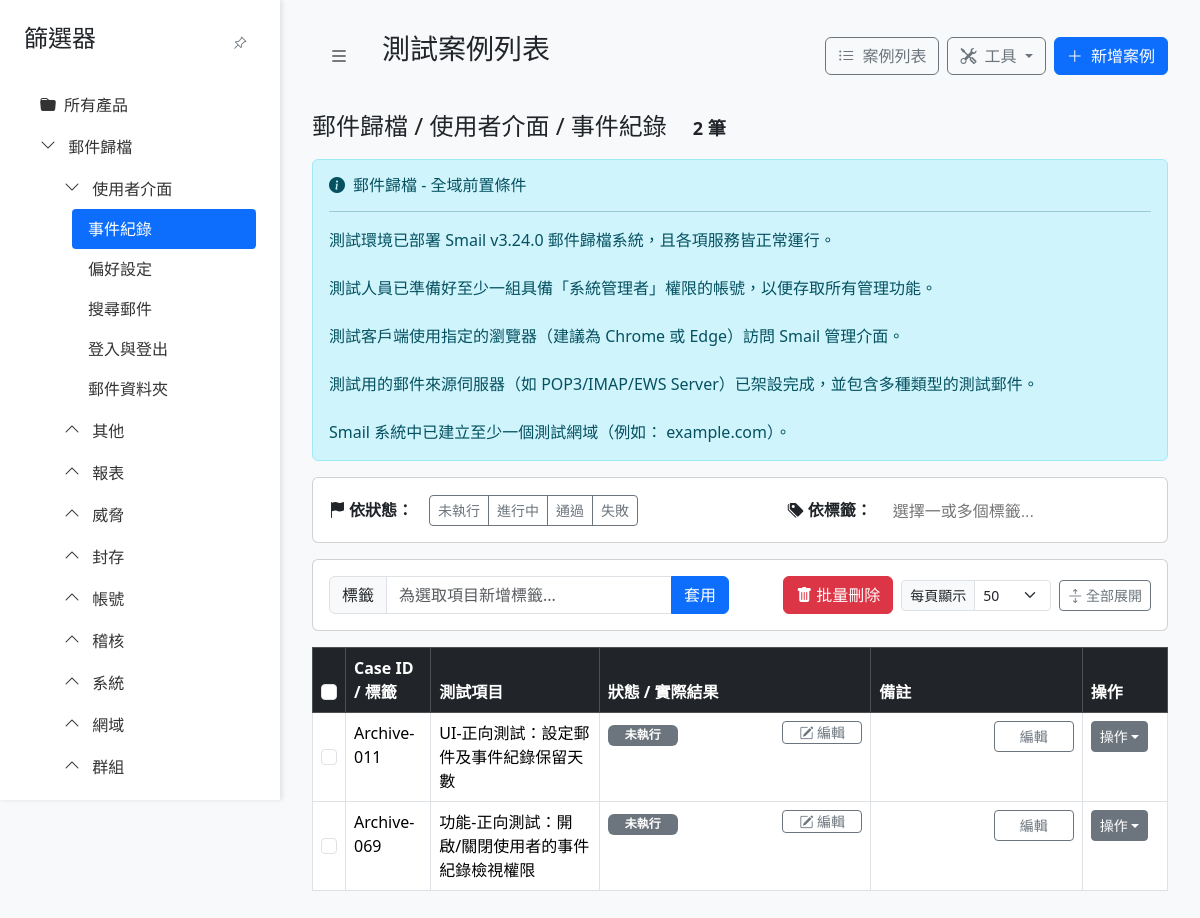
Before: /?product=郵件歸檔&main_category=使用者介面&sub_category=事件紀錄 with the older database file.
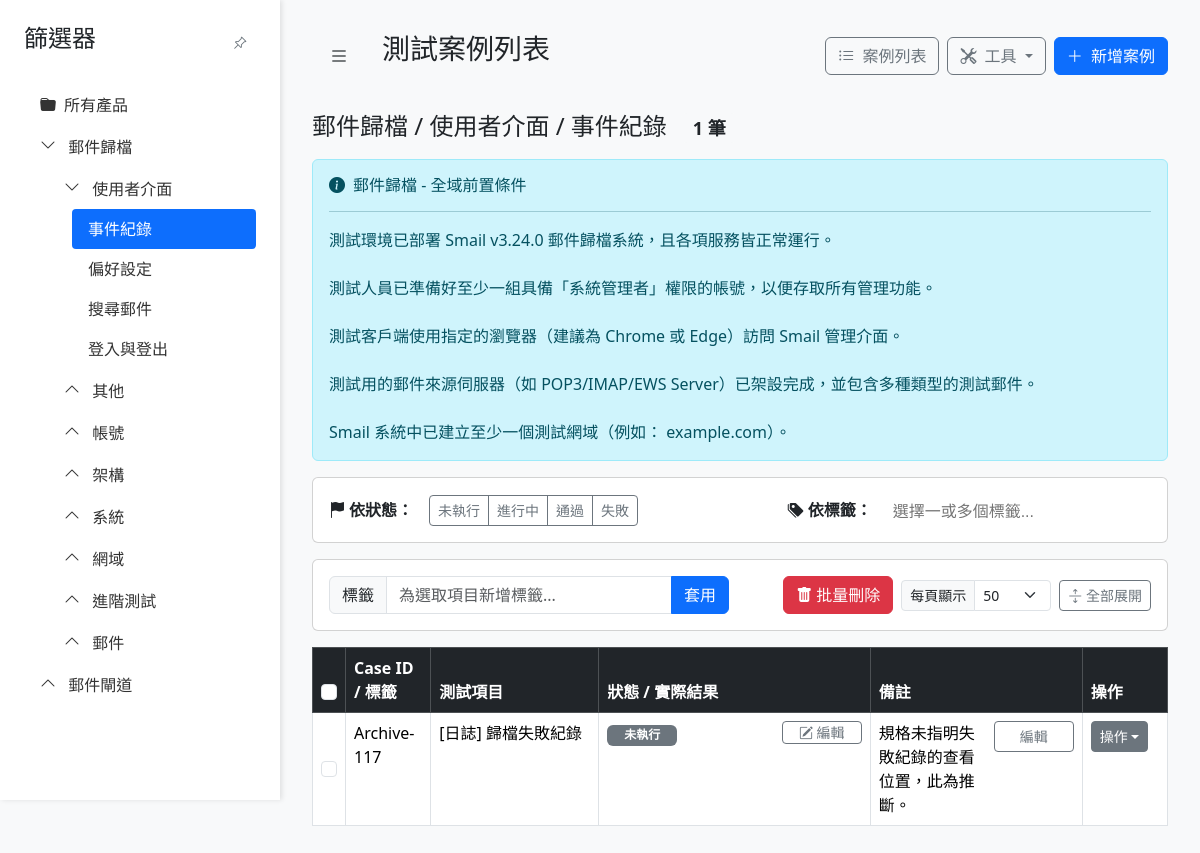
After: the same page with the newer database file.
### models.py (models this page shows)
class TestCase(db.Model):
    id = db.Column(db.Integer, primary_key=True)
    product_type = db.Column(db.String(50), nullable=False, default='未分類產品')
    category = db.Column(db.String(100), nullable=False)
    main_category = db.Column(db.String(50), nullable=True)
    sub_category = db.Column(db.String(50), nullable=True)
    case_id = db.Column(db.String(50), unique=True, nullable=False)
    test_item = db.Column(db.String(200), nullable=False)
    test_purpose = db.Column(db.Text, nullable=True)
    preconditions = db.Column(db.Text, nullable=True)
    test_steps = db.Column(db.Text, nullable=True)
    expected_result = db.Column(db.Text, nullable=True)
    actual_result = db.Column(db.Text, nullable=True)
    status = db.Column(db.String(20), nullable=False, default='未執行')
    notes = db.Column(db.Text, nullable=True)
    reference = db.Column(db.String(200), nullable=True)
    tags = db.relationship('Tag', secondary=test_case_tags, lazy='subquery',
                           backref=db.backref('test_cases', lazy=True))
    attachments = db.relationship('Attachment', backref='test_case', lazy=True, cascade="all, delete-orphan")

### app.py (the view)
@app.route('/')
def index():
    page = request.args.get('page', 1, type=int)
    per_page = request.args.get('per_page', 50, type=int)
    if per_page not in [10, 20, 30, 40, 50]:
        per_page = 50
    selected_statuses = request.args.getlist('status')
    selected_tags = request.args.getlist('tag')
    all_cases_for_tree = db.session.query(TestCase.product_type, TestCase.main_category, TestCase.sub_category).distinct().all()
    tree_data = {}
    for prod, main_cat, sub_cat in all_cases_for_tree:
        if not prod: continue
        if prod not in tree_data: tree_data[prod] = {}
        if main_cat and main_cat not in tree_data[prod]: tree_data[prod][main_cat] = []
        if main_cat and sub_cat and sub_cat not in tree_data[prod][main_cat]:
            tree_data[prod][main_cat].append(sub_cat)
    selected_product = request.args.get('product')
    selected_main_category = request.args.get('main_category')
    selected_sub_category = request.args.get('sub_category')
    global_precondition = None
    if selected_product:
        CATEGORY_RULES = load_category_rules()
        global_preconditions = CATEGORY_RULES.get('global_preconditions', {})
        global_precondition = global_preconditions.get(selected_product)
    query = TestCase.query
    if selected_product:
        query = query.filter_by(product_type=selected_product)
    if selected_main_category:
        query = query.filter_by(main_category=selected_main_category)
    if selected_sub_category:
        query = query.filter_by(sub_category=selected_sub_category)
    if selected_statuses:
        query = query.filter(TestCase.status.in_(selected_statuses))
    if selected_tags:
        for tag_name in selected_tags:
            query = query.filter(TestCase.tags.any(name=tag_name))
    pagination = query.order_by(TestCase.case_id).paginate(page=page, per_page=per_page, error_out=False)
    cases_to_display = pagination.items
    all_tags = Tag.query.order_by(Tag.name).all()
    return render_template('cases.html',
                           cases=cases_to_display,
                           tree_data=tree_data,
                           pagination=pagination,
                           selected_product=selected_product,
                           selected_main_category=selected_main_category,
                           selected_sub_category=selected_sub_category,
                           global_precondition=global_precondition,
                           per_page=per_page,
                           all_tags=all_tags,
                           selected_tags=selected_tags,
                           selected_statuses=selected_statuses)

### app.py (called while the page is built)
@app.context_processor
def inject_status_options():
    status_options = ['未執行', '進行中', '通過', '失敗']
    return dict(status_options=status_options)

@app.context_processor
def utility_processor():
    def render_manual_list_in_template(text_block):
        lines = [line.strip().lstrip('0123456789. ') for line in (text_block or "").split('\n') if line.strip()]
        html = '<div class="manual-list">'
        for i, line in enumerate(lines):
            html += f'<div class="manual-list-item"><span class="manual-list-number">{i+1}.</span><span class="manual-list-text">{line}</span></div>'
        html += '</div>'
        return html
    return dict(render_manual_list=render_manual_list_in_template)

### utils.py (called while the page is built)
def load_category_rules():
    try:
        rules_path = os.path.join(os.path.dirname(os.path.abspath(__file__)), 'category_rules.json')
        with open(rules_path, 'r', encoding='utf-8') as f:
            return json.load(f)
    except (FileNotFoundError, json.JSONDecodeError):
        print("警告：'category_rules.json' 檔案找不到或格式錯誤，將無法進行自動分類。")
        return {} # 返回一個空的 dict 更安全

### templates/cases.html (shortened to what the changed rows need)
{% extends 'base.html' %}
{% block sidebar %}
    <nav class="tree-nav">
        <ul>
            {% for product, main_categories in tree_data.items()|sort %}
                <li class="parent {% if product == selected_product %}active open{% endif %}">
                    <a href="{{ url_for('index', product=product) }}">
                        {{ product }}
                    </a>
                    <ul class="sub-menu">
                        {% for main_group, sub_groups in main_categories.items()|sort %}
                             <li class="parent {% if product == selected_product and main_group == selected_main_category %}active open{% endif %}">
                                <a href="{{ url_for('index', product=product, main_category=main_group) }}">
                                    {{ main_group.replace('功能', '') }}
                                </a>
                                <ul class="sub-menu">
                                    {% for sub in sub_groups|sort %}
                                        <li>
                                            <a href="{{ url_for('index', product=product, main_category=main_group, sub_category=sub) }}"
                                               class="{{ 'active-filter' if product == selected_product and main_group == selected_main_category and sub == selected_sub_category }}">
                                                {{ sub }}
                                            </a>
                                        </li>
                                    {% endfor %}
                                </ul>
                            </li>
                        {% endfor %}
                    </ul>
                </li>
            {% endfor %}
        </ul>
    </nav>
{% endblock %}
{% block content %}
    <h4 class="mb-3">
        {% if selected_sub_category %}
            {{ selected_product }} / {{ selected_main_category.replace('功能', '') }} / {{ selected_sub_category }}
        {% elif selected_main_category %}
            {{ selected_product }} / {{ selected_main_category.replace('功能', '') }}
        {% elif selected_product %}
            {{ selected_product }}
        {% else %}
            所有案例
        {% endif %}
        <span class="badge bg-light text-dark ms-2">{{ pagination.total }} 筆</span>
    </h4>
    <div class="card mb-3">
        <div class="card-body">
            <div class="row g-3 align-items-center">
                <div class="col">
                    <div class="btn-group btn-group-sm" role="group">
                        {% for status in status_options %}
                        <a href="#" class="btn btn-outline-secondary filter-btn status-filter {% if status in selected_statuses %}active{% endif %}" data-filter-type="status" data-filter-value="{{ status }}">
                            {{ status }}
                        </a>
                        {% endfor %}
                    </div>
                </div>
            </div>
        </div>
    </div>
    <form id="bulk-action-form" method="POST">
        <div class="table-responsive">
            <table class="table table-hover table-bordered caption-top table-fixed-layout">
                <caption></caption>
                <thead class="table-dark">
                    <tr>
                        <th style="width: 3%;"><input class="form-check-input" type="checkbox" id="select-all-checkbox"></th>
                        <th style="width: 10%;">Case ID / 標籤</th>
                        <th style="width: 20%;">測試項目</th>
                        <th style="width: 32%;">狀態 / 實際結果</th>
                        <th style="width: 25%;">備註</th>
                        <th style="width: 10%;">操作</th>
                    </tr>
                </thead>
                {% for case in cases %}
                    <tbody class="case-group">
                        <tr class="expandable-row" data-bs-target="#collapse-{{ case.id }}" style="cursor: pointer;">
                            <td class="text-center align-middle">
                                <input class="form-check-input case-checkbox" type="checkbox" name="case_ids" value="{{ case.id }}">
                            </td>
                            <td>
                                {{ case.case_id }}
                            </td>
                            <td>{{ case.test_item }}</td>
                            <td>
                                <div id="status-result-wrapper-{{ case.id }}">
                                    {% include 'partials/_status_result_display.html' %}
                                </div>
                            </td>
                            <td>
                                <div id="notes-wrapper-{{ case.id }}">
                                    {% include 'partials/_notes_display.html' %}
                                </div>
                            </td>
                            <td>
                                <div class="dropdown">
                                    <button class="btn btn-secondary btn-sm dropdown-toggle" type="button" data-bs-toggle="dropdown">操作</button>
                                </div>
                            </td>
                        </tr>
                    </tbody>
                {% else %}
                <tbody>
                    <tr>
                        <td colspan="6" class="text-center">找不到符合篩選條件的測試案例。</td>
                    </tr>
                </tbody>
                {% endfor %}
            </table>
        </div>
    </form>
    <link href="https://cdn.jsdelivr.net/npm/select2@4.1.0-rc.0/dist/css/select2.min.css" rel="stylesheet" />
    <link rel="stylesheet" href="https://cdn.jsdelivr.net/npm/select2-bootstrap-5-theme@1.3.0/dist/select2-bootstrap-5-theme.min.css" />
{% endblock %}

### templates/partials/_status_result_display.html (shortened to what this page needs)
<div id="status-result-{{ case.id }}" class="cell-edit-trigger">
    <p>
        <span class="badge
            {% if case.status == '通過' %} bg-success
            {% elif case.status == '失敗' %} bg-danger
            {% elif case.status == '進行中' %} bg-warning text-dark
            {% else %} bg-secondary
            {% endif %} me-2" style="width: 70px;">
            {{ case.status }}
        </span>
    </p>
    <button hx-get="{{ url_for('edit_status_result', id=case.id) }}"
            hx-target="#status-result-wrapper-{{ case.id }}"
            hx-swap="innerHTML"
            class="btn btn-outline-secondary btn-sm py-0">
        <i class="bi bi-pencil-square"></i> 編輯
    </button>
</div>

### templates/partials/_notes_display.html (shortened to what this page needs)
<div class="cell-edit-trigger">
    <p class="mb-0">
        <span style="white-space: pre-wrap;">{{ case.notes or '' }}</span>
    </p>
    <button class="btn btn-outline-secondary btn-sm"
            hx-get="{{ url_for('edit_notes', id=case.id) }}"
            hx-target="#notes-wrapper-{{ case.id }}"
            hx-swap="innerHTML">
        編輯
    </button>
</div>

Changed rows visible on the page:
removed TestCase: case_id "Archive-011", test_item "UI-正向測試：設定郵件及事件紀錄保留天數", status "未執行"
removed TestCase: case_id "Archive-069", test_item "功能-正向測試：開啟/關閉使用者的事件紀錄檢視權限", status "未執行"
added TestCase: case_id "Archive-117", test_item "[日誌] 歸檔失敗紀錄", status "未執行", notes "規格未指明失敗紀錄的查看位置，此為推斷。"
Other visible differences:
{{ pagination.total }}: "2" → "1"
list line gone: "郵件資料夾 報表 威脅 封存 稽核 群組"
new list line: "架構 進階測試 郵件"
new list line: "郵件閘道"
